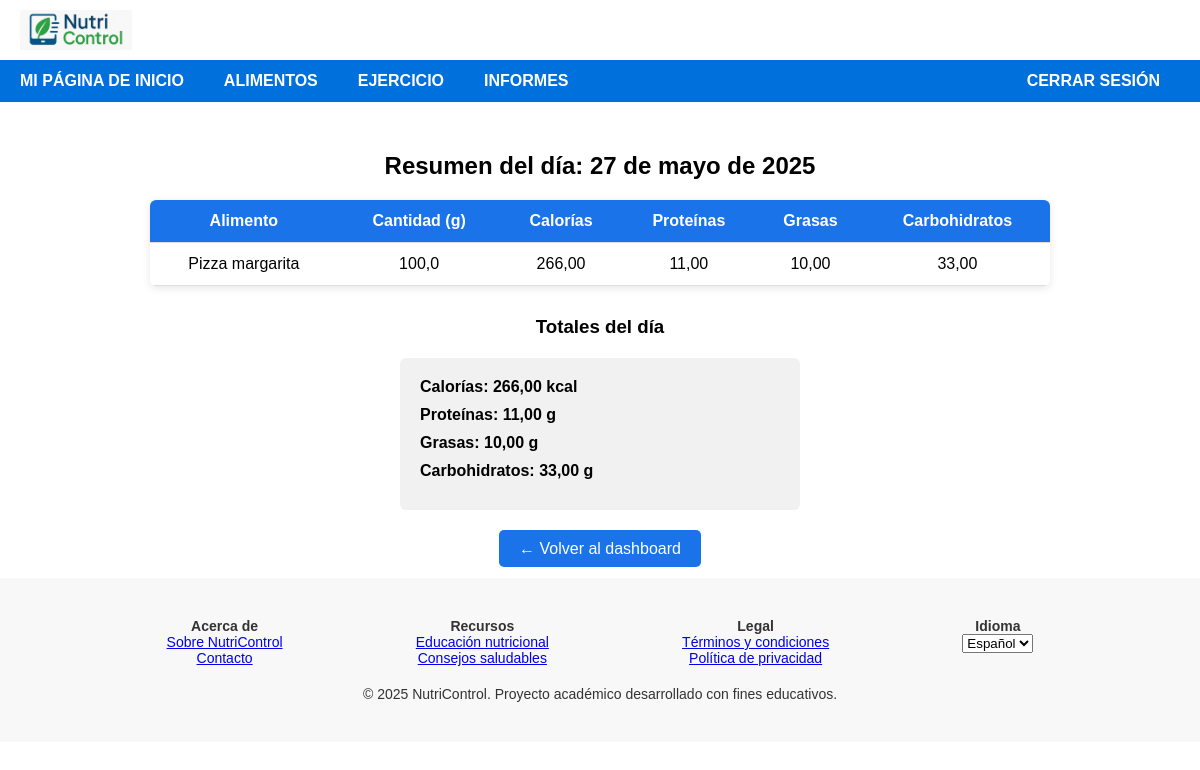
Page /resumen/ (signed in) on the committed database.
### base/models.py (models this page shows, shortened)
class RegistroAlimentacion(models.Model):
    usuario = models.ForeignKey(settings.AUTH_USER_MODEL, on_delete=models.CASCADE, verbose_name=_("Usuario"))
    alimento = models.ForeignKey(Alimento, on_delete=models.CASCADE, verbose_name=_("Alimento"))
    cantidad = models.FloatField(verbose_name=_("Cantidad (gramos)"), help_text=_("Cantidad consumida en gramos"))
    fecha = models.DateField(verbose_name=_("Fecha"), default=date.today)
    @property
    def calorias_consumidas(self): # Renombrado de calorias_totales para consistencia y claridad
        if self.alimento and self.alimento.calorias is not None and self.cantidad is not None:
            return (self.alimento.calorias * self.cantidad) / 100
        return 0
    def calorias_totales(self): # Este es el que tenías antes
        return self.calorias_consumidas
    class Meta:
        verbose_name = _("Registro de Alimentación")
        verbose_name_plural = _("Registros de Alimentación")
        ordering = ['-fecha', '-id']

class Alimento(models.Model):
    nombre = models.CharField(
        verbose_name=_("Nombre del alimento"),
        max_length=100,
        unique=True,
        help_text=_("Nombre del alimento")
    )
    calorias = models.FloatField(verbose_name=_("Calorías (por 100g)"), help_text=_("Calorías por 100 g"))
    proteinas = models.FloatField(verbose_name=_("Proteínas (por 100g)"), help_text=_("Proteínas por 100 g"))
    grasas = models.FloatField(verbose_name=_("Grasas (por 100g)"), help_text=_("Grasas por 100 g"))
    carbohidratos = models.FloatField(verbose_name=_("Carbohidratos (por 100g)"), help_text=_("Carbohidratos por 100 g"))

### base/views.py (the view)
# urls.py: path('resumen/', views.resumen_diario, name='resumen_diario'),
@login_required
def resumen_diario(request):
    hoy = date.today()
    registros = RegistroAlimentacion.objects.filter(usuario=request.user, fecha=hoy)
    total_calorias = total_proteinas = total_grasas = total_carbohidratos = 0
    for r in registros:
        if r.alimento and r.cantidad is not None:
            factor = r.cantidad / 100
            total_calorias += (r.alimento.calorias or 0) * factor
            total_proteinas += (r.alimento.proteinas or 0) * factor
            total_grasas += (r.alimento.grasas or 0) * factor
            total_carbohidratos += (r.alimento.carbohidratos or 0) * factor
    context = {
        'registros': registros, 'fecha': hoy,
        'total_calorias': total_calorias, 'total_proteinas': total_proteinas,
        'total_grasas': total_grasas, 'total_carbohidratos': total_carbohidratos,
    }
    return render(request, 'resumen_diario.html', context)

### base/templates/resumen_diario.html (shortened to what this page needs)
{% extends "base.html" %}
{% block content %}
  <h2>Resumen del día: {{ fecha }}</h2>
  {% if registros %}
    <table>
      <tr>
        <th>Alimento</th>
        <th>Cantidad (g)</th>
        <th>Calorías</th>
        <th>Proteínas</th>
        <th>Grasas</th>
        <th>Carbohidratos</th>
      </tr>
      {% for r in registros %}
        <tr>
          <td>{{ r.alimento.nombre }}</td>
          <td>{{ r.cantidad }}</td>
          <td>{{ r.calorias_totales|floatformat:2 }}</td>
          <td>{{ r.alimento.proteinas|floatformat:2 }}</td>
          <td>{{ r.alimento.grasas|floatformat:2 }}</td>
          <td>{{ r.alimento.carbohidratos|floatformat:2 }}</td>
        </tr>
      {% endfor %}
    </table>
    <h3>Totales del día</h3>
    <ul>
      <li>Calorías: {{ total_calorias|floatformat:2 }} kcal</li>
      <li>Proteínas: {{ total_proteinas|floatformat:2 }} g</li>
      <li>Grasas: {{ total_grasas|floatformat:2 }} g</li>
      <li>Carbohidratos: {{ total_carbohidratos|floatformat:2 }} g</li>
    </ul>
  {% else %}
    <p style="text-align:center;">No has registrado alimentos hoy.</p>
  {% endif %}
  <div class="volver">
    <a href="{% url 'dashboard' %}">← Volver al dashboard</a>
  </div>
{% endblock %}

### base/templates/base.html (style rules this page uses)
* { box-sizing: border-box; margin: 0; padding: 0; }
body { font-family: Arial, sans-serif; display: flex; flex-direction: column; min-height: 100vh; }

### base/templates/resumen_diario.html (style rules this page uses)
h2, h3 { text-align: center; margin-top: 30px; }
table { width: 100%; max-width: 900px; margin: 20px auto; border-collapse: collapse; background-color: white; box-shadow: 0 2px 8px rgba(0,0,0,0.1); border-radius: 6px; overflow: hidden; }
th, td { padding: 12px; text-align: center; border-bottom: 1px solid #ddd; }
th { background-color: #1a73e8; color: white; }
ul { max-width: 400px; margin: 20px auto; list-style: none; padding: 0; font-weight: bold; background-color: #f1f1f1; border-radius: 6px; padding: 20px; }
ul li { margin-bottom: 10px; }
.volver { text-align: center; margin-top: 30px; }
.volver a { text-decoration: none; background-color: #1a73e8; color: white; padding: 10px 20px; border-radius: 5px; }

### rows in the picture
RegistroAlimentacion: alimento.nombre "Pizza margarita", cantidad "100,0", calorias_totales "266,00", alimento.proteinas "11,00", alimento.grasas "10,00", alimento.carbohidratos "33,00"

### other values in the picture
{{ total_calorias|floatformat:2 }} "266,00"
{{ total_proteinas|floatformat:2 }} "11,00"
{{ total_grasas|floatformat:2 }} "10,00"
{{ total_carbohidratos|floatformat:2 }} "33,00"
